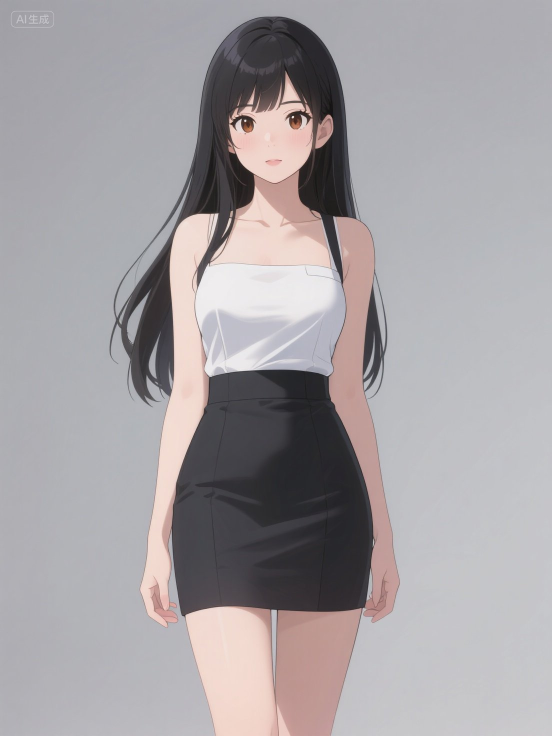
#> input picture chapters/roles/qcc.jpeg, 1104 x 1472 px (shown at 1/2 size)
$ python -i image_utils.py   (imports and definitions only)
#> lines starting #> are read from the running program, lines starting #| are printed output that depends on the picture
### modules/logger.py
import logging
import os
from pathlib import Path

# ANSI color codes for terminal output
COLORS = {
    'RESET': '\033[0m',
    'BLACK': '\033[30m',
    'RED': '\033[31m',
    'GREEN': '\033[32m',
    'YELLOW': '\033[33m',
    'BLUE': '\033[34m',
    'MAGENTA': '\033[35m',
    'CYAN': '\033[36m',
    'WHITE': '\033[37m',
    'BOLD': '\033[1m',
}

class ColoredFormatter(logging.Formatter):
    """自定义日志格式化器，支持彩色输出"""

    FORMATS = {
        logging.DEBUG: COLORS['BLUE'] + '%(asctime)s - %(name)s - %(levelname)s - %(message)s' + COLORS['RESET'],
        logging.INFO: '%(asctime)s - %(name)s - %(levelname)s - %(message)s',
        logging.WARNING: COLORS['YELLOW'] + '%(asctime)s - %(name)s - %(levelname)s - %(message)s' + COLORS['RESET'],
        logging.ERROR: COLORS['RED'] + '%(asctime)s - %(name)s - %(levelname)s - %(message)s' + COLORS['RESET'],
        logging.CRITICAL: COLORS['RED'] + COLORS['BOLD'] + '%(asctime)s - %(name)s - %(levelname)s - %(message)s' + COLORS['RESET'],
    }

    # [4 lines left out: function format, not called in this run]

def get_logger(name):
    """获取一个命名的日志记录器实例

    Args:
        name: 记录器名称，通常使用模块名

    Returns:
        logging.Logger: 配置好的日志记录器
    """
    logger = logging.getLogger(name)

    # 如果记录器已经有处理器，说明已经配置过，直接返回
    if logger.handlers:
        return logger

    # 设置日志级别，默认 INFO，可通过环境变量 DEBUG 控制
    log_level = logging.DEBUG if os.getenv('DEBUG') else logging.INFO
    logger.setLevel(log_level)

    # 创建控制台处理器
    console_handler = logging.StreamHandler()
    console_handler.setFormatter(ColoredFormatter())
    logger.addHandler(console_handler)

    # 创建文件处理器
    log_dir = Path(__file__).parent.parent / 'logs'
    log_dir.mkdir(exist_ok=True)
    file_handler = logging.FileHandler(log_dir / 'pictale.log')
    file_formatter = logging.Formatter('%(asctime)s - %(name)s - %(levelname)s - %(message)s')
    file_handler.setFormatter(file_formatter)
    logger.addHandler(file_handler)

    return logger

### modules/image_utils.py
"""
图像处理工具函数模块
提供图像格式转换、尺寸调整、质量优化等功能
"""

import base64
import io
import os
from typing import Tuple, Union, Optional, Dict, List, Any
from PIL import Image, ImageEnhance, ImageFilter, ExifTags
import numpy as np
from .logger import get_logger
from pathlib import Path


class ImageUtils:
    """图像处理工具类"""

    def __init__(self):
        self.logger = get_logger(__name__)

        # 支持的图像格式
        self.supported_formats = {
            'JPEG': ['.jpg', '.jpeg'],
            'PNG': ['.png'],
            'WEBP': ['.webp'],
            'BMP': ['.bmp'],
            'TIFF': ['.tiff', '.tif']
        }

        # 常用尺寸预设
        self.size_presets = {
            'square_small': (512, 512),
            'square_medium': (768, 768),
            'square_large': (1024, 1024),
            'portrait': (512, 768),
            'landscape': (768, 512),
            'widescreen': (1024, 576),
            'instagram_square': (1080, 1080),
            'instagram_portrait': (1080, 1350),
            'instagram_story': (1080, 1920)
        }

    # [200 lines left out: functions file_to_base64, base64_to_file, pil_to_base64, base64_to_pil, resize_image, crop_to_aspect_ratio, not called in this run]

    def enhance_image(self, image: Union[Image.Image, str],
                     brightness: float = 1.0,
                     contrast: float = 1.0,
                     saturation: float = 1.0,
                     sharpness: float = 1.0) -> Image.Image:
        """增强图像质量

        Args:
            image: PIL图像对象或base64字符串
            brightness: 亮度调整 (0.0-2.0, 1.0为原始)
            contrast: 对比度调整 (0.0-2.0, 1.0为原始)
            saturation: 饱和度调整 (0.0-2.0, 1.0为原始)
            sharpness: 锐度调整 (0.0-2.0, 1.0为原始)

        Returns:
            增强后的图像
        """
        if isinstance(image, str):
            image = self.base64_to_pil(image)

        # 亮度调整
        if brightness != 1.0:
            enhancer = ImageEnhance.Brightness(image)
            image = enhancer.enhance(brightness)

        # 对比度调整
        if contrast != 1.0:
            enhancer = ImageEnhance.Contrast(image)
            image = enhancer.enhance(contrast)

        # 饱和度调整
        if saturation != 1.0:
            enhancer = ImageEnhance.Color(image)
            image = enhancer.enhance(saturation)

        # 锐度调整
        if sharpness != 1.0:
            enhancer = ImageEnhance.Sharpness(image)
            image = enhancer.enhance(sharpness)

        return image

    # [363 lines left out: functions apply_filter, get_image_info, optimize_for_web, create_thumbnail, batch_resize, validate_image_data and 7 more, not called in this run]

>>> import cv2
>>> picture = cv2.imread('../chapters/roles/qcc.jpeg', cv2.IMREAD_GRAYSCALE)
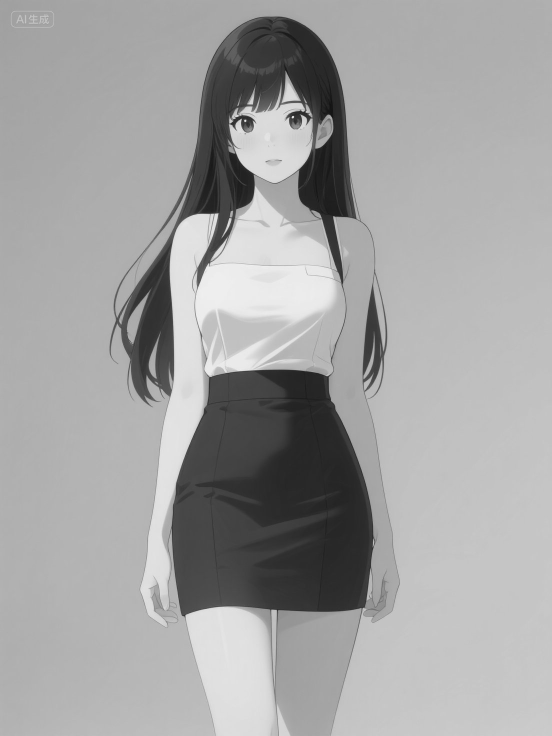
#> picture: shape (1472, 1104) (shown at 1/2 size); min 14, max 255, mean 162.5
>>> result = ImageUtils().enhance_image(picture)
